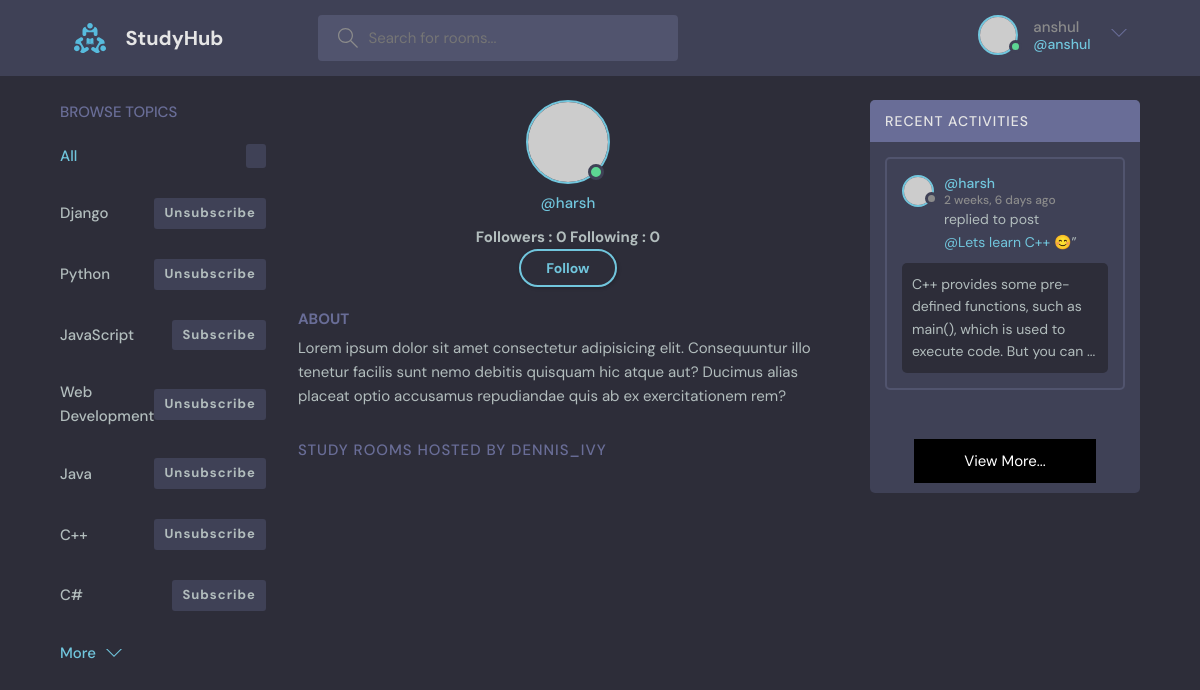
The app's page /user-profile/3 (signed in), older data.
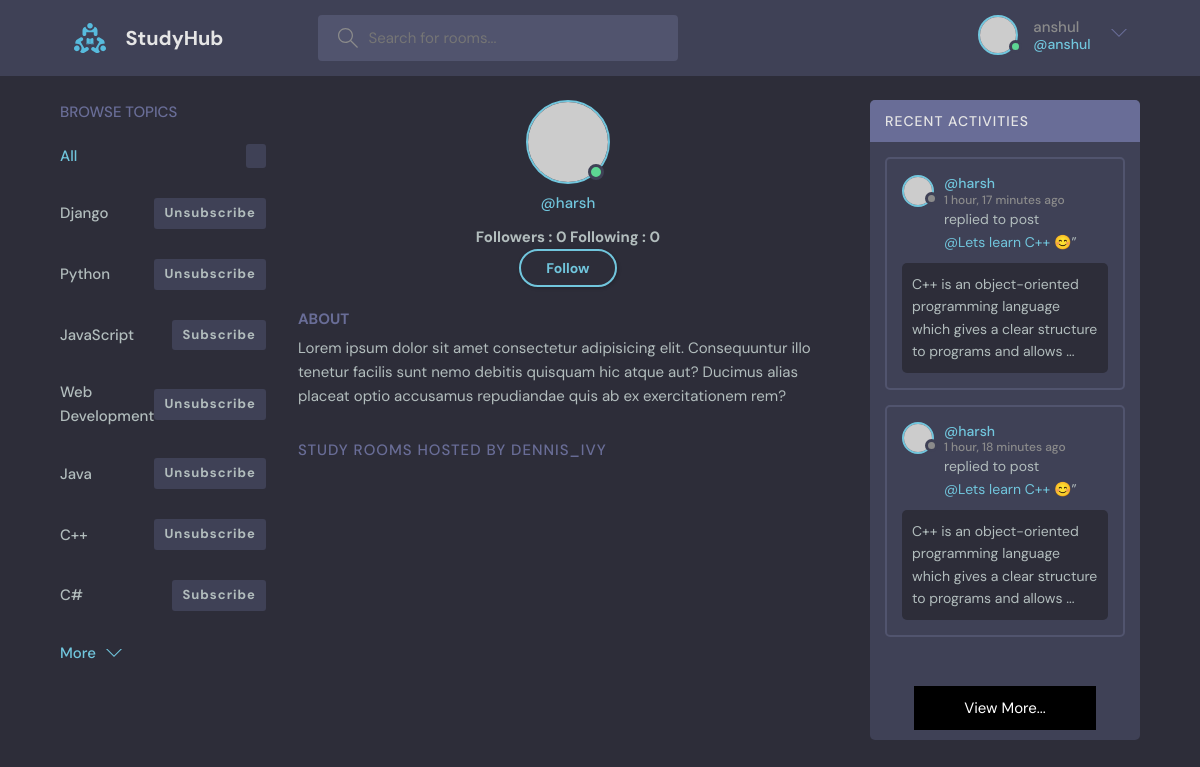
The same page, newer data.
### base/models.py (models this page shows, shortened)
class Topic(models.Model):
    name = models.CharField(max_length=100)
    subscribe  = models.ManyToManyField(User, related_name='subscribe', blank=True)
    def __str__(self):
        return self.name

class Message(models.Model):
    user = models.ForeignKey( User, on_delete=models.CASCADE)
    room =  models.ForeignKey(Room , on_delete=models.CASCADE)
    body = models.TextField()
    updated = models.DateTimeField(auto_now=True)
    created = models.DateTimeField(auto_now_add=True)
    likes = models.ManyToManyField(User , related_name='likes' ,blank=True)
    class Meta:
        ordering = ['-updated' , '-created']
    def __str__(self):
        return self.body[:100]

class Room(models.Model):
    host = models.ForeignKey(User , on_delete=models.SET_NULL , null=True)
    topic =models.ForeignKey(Topic , on_delete=models.SET_NULL , null=True )
    name = models.CharField(max_length=200)
    description = models.TextField(null=True , blank=True)
    participants = models.ManyToManyField(User , related_name='participants' ,blank=True)
    updated = models.DateTimeField(auto_now=True)
    created = models.DateTimeField(auto_now_add=True)
    class Meta:
        ordering = ['-updated' , '-created']

### base/views.py (the view)
def userProfile(request , pk):# here pk = primary key to identify the user
    user = User.objects.get(id=pk)
    rooms = user.room_set.all()
    user_followers = UserFollowers.objects.filter(myFollower=user)
    user_followings = UserFollowing.objects.filter(myFollowing=user)
    is_following = True if UserFollowing.objects.filter(myFollowing=request.user , following=user) else False
    room_messages = user.message_set.all()
    context = {'user':user , 'rooms':rooms ,'is_following' :is_following,
        'room_messages':room_messages , 'user_followers':user_followers ,
          'user_followings':user_followings }
    get_topics(request , context)
    return render(request , 'base/profile.html' ,context)

### base/utils.py (called while the page is built)
def get_topics(request , context ,topics=None):
    all_topics = topics if topics else Topic.objects.all()[:7]
    topics = {}
    for tpc in all_topics:
        topics[tpc.id] = {'name':tpc ,'is_subscribed':False}
        if request.user.is_authenticated and tpc.subscribe.filter(id=request.user.id):
            topics[tpc.id]['is_subscribed'] = True
    context['topics']=topics

### base/templates/base/profile.html (shortened to what this page needs)
{% extends 'main.html' %}
{% block content %}
<main class="profile-page layout layout--3">
    <div class="container">
        {% include 'base/topics_component.html' %}
        <div class="roomList">
            <div class="profile">
                <div class="profile__avatar">
                    <div class="avatar avatar--large active">
                        <img src="https://randomuser.me/api/portraits/men/11.jpg" />
                    </div>
                </div>
                <div class="profile__info">
                    <p>@{{user.username}}</p>
                    <h4>Followers : {{user_followers.count}}      Following : {{user_followings.count}}</h4>
                    {% if request.user != user %}
                    <a href="{% url 'follow-unfollow' user.id %}" class="btn btn--main btn--pill">
                        {% if is_following %}
                            Unfollow
                        {% else %}
                            Follow
                        {% endif %}
                    </a>
                    {% endif %}
                </div>
                <div class="profile__about">
                    <h3>About</h3>
                    <p>
                        Lorem ipsum dolor sit amet consectetur adipisicing elit. Consequuntur illo tenetur
                        facilis sunt nemo debitis quisquam hic atque aut? Ducimus alias placeat optio
                        accusamus repudiandae quis ab ex exercitationem rem?
                    </p>
                </div>
            </div>
            <div class="roomList__header">
                <div>
                    <h2>Study Rooms Hosted by dennis_ivy</a>
                    </h2>
                </div>
            </div>
        </div>
        {% include 'base/activity_component.html' %}
    </div>
</main>
{% endblock content %}

### templates/main.html (shortened to what this page needs)
<!DOCTYPE html>
{% load static %}
<html lang="en">
  <head>
    <link rel="stylesheet" href="{% static 'styles/style.css' %}" />
  </head>
  <body>
    {% include 'navbar.html' %}
    {% block content %}
    {% endblock content %}
  </body>
</html>

### templates/navbar.html (shortened to what this page needs)
{% load static %}
<header class="header header--loggedIn">
    <div class="container">
      <a href="{% url 'home' %}" class="header__logo">
        <img src="{% static 'images/logo.svg' %}" />
        <h1>StudyHub</h1>
      </a>
      <form class="header__search" method="POST" action="{% url 'home' %}" >
        <label>
          <input type="text" name="q" placeholder="Search for rooms..." />
        </label>
      </form>
      <nav class="header__menu">
        {% if request.user.is_authenticated  %}
        <div class="header__user">
          <a href="{% url 'user-profile' request.user.id %}">
            <div class="avatar avatar--medium active">
              <img src="https://randomuser.me/api/portraits/men/37.jpg" />
            </div>
            <p>{{request.user.username}}<span>@{{request.user.username}}</span></p>
          </a>
          <button class="dropdown-button">
            <svg version="1.1" xmlns="http://www.w3.org/2000/svg" width="32" height="32" viewBox="0 0 32 32">
              <title>chevron-down</title>
              <path d="M16 21l-13-13h-3l16 16 16-16h-3l-13 13z"></path>
            </svg>
          </button>
        </div>
        {% endif %}
      </nav>
    </div>
  </header>

### base/templates/base/topics_component.html (shortened to what this page needs)
<div class="topics">
  <div class="topics__header">
    <h2>Browse Topics</h2>
  </div>
  <ul class="topics__list">
    <li class="flex">
      <a href="{% url 'home' %}" class="active">All <span>{{topics.count}}</span></a>
    </li>
    {% for topic_id , topic_data in topics.items %}
      <li style="display: flex; justify-content: space-between; align-items: center;">
        <a href="{% url 'home' %}?q={{topic_data.name}}" style="text-decoration: none;">{{topic_data.name}} {{topic_data.room_set.all.count}}</a>
        <a  href="{% url 'subscribe-topic' topic_id %}" style="text-decoration: none;">
          <span>
            {% if topic_data.is_subscribed %}
              Unsubscribe
            {% else %}
              Subscribe
            {% endif %}
        </span></a>
      </li>
    {% endfor %}
  </ul>
  <a class="btn btn--link" href="{% url 'browse-topics' %}">
    More
    <svg
      version="1.1"
      xmlns="http://www.w3.org/2000/svg"
      width="32"
      height="32"
      viewBox="0 0 32 32"
    >
      <title>chevron-down</title>
      <path d="M16 21l-13-13h-3l16 16 16-16h-3l-13 13z"></path>
    </svg>
  </a>
</div>

### base/templates/base/activity_component.html (shortened to what this page needs)
<div class="activities">
  <div class="activities__header">
    <h2>Recent Activities</h2>
  </div>
  {% for message in room_messages %}
  <div class="activities__box">
    <div class="activities__boxHeader roomListRoom__header">
      <a href="{% url 'user-profile'  message.user.id %}" class="roomListRoom__author">
        <div class="avatar avatar--small">
          <img src="https://randomuser.me/api/portraits/women/11.jpg" />
        </div>
        <p>
          @{{message.user.username}}
          <span>{{message.created|timesince}} ago</span>
        </p>
      </a>
    </div>
    <div class="activities__boxContent">
      <p>
        replied to post <a href="{% url 'room' message.room.id %}">@{{message.room.name}}</a
        >”
      </p>
      <div class="activities__boxRoomContent">
        {{message}}...
      </div>
    </div>
  </div>
  {% endfor %}
  <br>
  <div class="header__user" style="display: grid ; place-items: center;">
    <a style="display: block; margin: 10px auto; padding: 10px 50px 10px 50px; background-color: black; color: #fff; balck; cursor: pointer;"
     href="{% url 'recent-activity' %}"> View More...
    </a>
  </div>
</div>

Row changes from the older to the newer data that the page shows:
removed Message: user.username "harsh", created "2 weeks, 6 days", room.name "Lets learn C++ 😊", body "C++ provides some pre-defined functions, such as main(), which is used to execute code. But you can"
added Message: user.username "harsh", created "1 hour, 17 minutes", room.name "Lets learn C++ 😊", body "C++ is an object-oriented programming language which gives a clear structure to programs and allows"
added Message: user.username "harsh", created "1 hour, 18 minutes", room.name "Lets learn C++ 😊", body "C++ is an object-oriented programming language which gives a clear structure to programs and allows"
